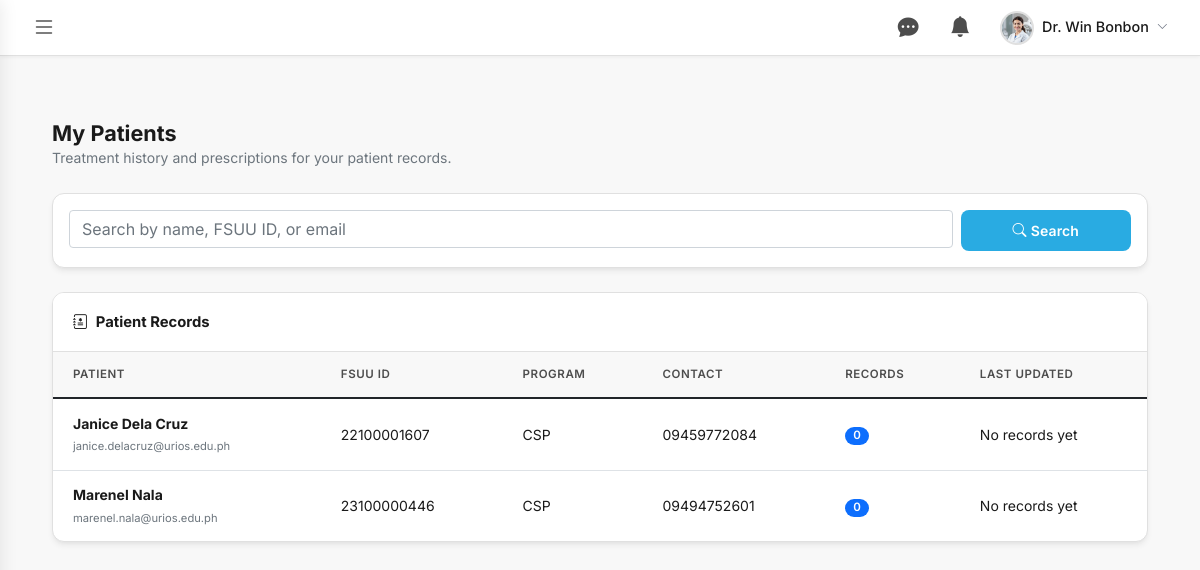
/dentist/my-patients.php (signed in), run on the app's committed database.
### tables this page shows
CREATE TABLE `users` (
  `user_id` int(11) NOT NULL,
  `fsuu_id` varchar(50) DEFAULT NULL,
  `first_name` varchar(100) NOT NULL,
  `last_name` varchar(100) NOT NULL,
  `email` varchar(191) NOT NULL,
  `password` varchar(255) DEFAULT NULL,
  `contact_number` varchar(20) DEFAULT NULL,
  `program` varchar(20) DEFAULT NULL,
  `verification_code` varchar(10) DEFAULT NULL,
  `is_verified` tinyint(1) DEFAULT 0,
  `role` enum('student','staff','dentist','admin') NOT NULL DEFAULT 'student',
  `is_active` tinyint(1) NOT NULL DEFAULT 1,
  `profile_picture` varchar(255) DEFAULT NULL,
  `created_at` datetime NOT NULL DEFAULT current_timestamp()
);

### includes/session.php (called while the page is built, shortened)
<?php
class SessionManager {
    public static function getUser() {
        return [
            'user_id'         => $_SESSION['user_id'] ?? null,
            'fsuu_id'         => $_SESSION['fsuu_id'] ?? null,
            'email'           => $_SESSION['email'] ?? null,
            'first_name'      => $_SESSION['first_name'] ?? null,
            'last_name'       => $_SESSION['last_name'] ?? null,
            'contact_number'  => $_SESSION['contact_number'] ?? null,
            'role'            => $_SESSION['role'] ?? null,
            'profile_picture' => $_SESSION['profile_picture'] ?? null,
        ];
    }
}
?>

### dentist/my-patients.php (the view, shortened to what this page needs)
<?php
require_once '../includes/session.php';
$db = getDB();
$user = SessionManager::getUser();
$dentist_id = (int)$user['user_id'];
$db->query("
    CREATE TABLE IF NOT EXISTS dentist_appointment_assignments (
        assignment_id INT(11) NOT NULL AUTO_INCREMENT,
        appointment_id INT(11) NOT NULL,
        dentist_id INT(11) NOT NULL,
        checked_in_at DATETIME DEFAULT NULL,
        completed_at DATETIME DEFAULT NULL,
        created_at DATETIME NOT NULL DEFAULT CURRENT_TIMESTAMP,
        PRIMARY KEY (assignment_id),
        UNIQUE KEY uq_appointment (appointment_id),
        KEY idx_dentist (dentist_id),
        CONSTRAINT fk_daa_appointment FOREIGN KEY (appointment_id) REFERENCES appointments(appointment_id) ON DELETE CASCADE,
        CONSTRAINT fk_daa_dentist FOREIGN KEY (dentist_id) REFERENCES users(user_id) ON DELETE CASCADE
    ) ENGINE=InnoDB DEFAULT CHARSET=utf8mb4
");
$db->query("
    CREATE TABLE IF NOT EXISTS dentist_patient_records (
        record_id INT(11) NOT NULL AUTO_INCREMENT,
        dentist_id INT(11) NOT NULL,
        patient_id INT(11) NOT NULL,
        appointment_id INT(11) DEFAULT NULL,
        treatment_notes TEXT NOT NULL,
        prescription TEXT DEFAULT NULL,
        created_at DATETIME NOT NULL DEFAULT CURRENT_TIMESTAMP,
        updated_at DATETIME NOT NULL DEFAULT CURRENT_TIMESTAMP ON UPDATE CURRENT_TIMESTAMP,
        PRIMARY KEY (record_id),
        KEY idx_dentist_patient (dentist_id, patient_id),
        KEY idx_appointment (appointment_id),
        CONSTRAINT fk_dpr_dentist FOREIGN KEY (dentist_id) REFERENCES users(user_id) ON DELETE CASCADE,
        CONSTRAINT fk_dpr_patient FOREIGN KEY (patient_id) REFERENCES users(user_id) ON DELETE CASCADE,
        CONSTRAINT fk_dpr_appointment FOREIGN KEY (appointment_id) REFERENCES appointments(appointment_id) ON DELETE SET NULL
    ) ENGINE=InnoDB DEFAULT CHARSET=utf8mb4
");
$search = trim($_GET['search'] ?? '');
$patientsSql = "
    SELECT DISTINCT u.user_id, u.fsuu_id, u.first_name, u.last_name, u.email, u.contact_number, u.program, u.profile_picture,
        (SELECT COUNT(*) FROM dentist_patient_records dpr WHERE dpr.dentist_id = ? AND dpr.patient_id = u.user_id) AS record_count,
        (SELECT MAX(dpr2.created_at) FROM dentist_patient_records dpr2 WHERE dpr2.dentist_id = ? AND dpr2.patient_id = u.user_id) AS last_record_at
    FROM dentist_appointment_assignments da
    INNER JOIN appointments a ON a.appointment_id = da.appointment_id
    INNER JOIN users u ON u.user_id = a.user_id
    WHERE u.role IN ('student','staff')
      AND da.dentist_id = ?
      AND LOWER(TRIM(a.status)) NOT IN ('cancelled','canceled','declined','no_show')
";
$params = [$dentist_id, $dentist_id, $dentist_id];
$types = "iii";
$patientsSql .= " ORDER BY COALESCE(last_record_at, '1970-01-01') DESC, u.last_name ASC, u.first_name ASC";
$patientsStmt = $db->prepare($patientsSql);
$patientsStmt->bind_param($types, ...$params);
$patientsStmt->execute();
$patients = $patientsStmt->get_result();
?>
<!DOCTYPE html>
<html lang="en">
<head>
    <link href="https://cdn.jsdelivr.net/npm/bootstrap@5.1.3/dist/css/bootstrap.min.css" rel="stylesheet">
    <link rel="stylesheet" href="https://cdn.jsdelivr.net/npm/bootstrap-icons@1.8.1/font/bootstrap-icons.css">
    <link href="../assets/css/style.css" rel="stylesheet">
    <link href="../assets/css/admin-dashboard.css" rel="stylesheet">
    <link href="../assets/css/dentist-dashboard.css" rel="stylesheet">
</head>
<body>
    <div class="dashboard-wrapper">
        <div class="main-content">
            <?php include '../includes/dentist-topbar.php'; ?>
            <div class="container-fluid my-4">
                <div class="d-flex justify-content-between align-items-center mb-4">
                    <div>
                        <h2 class="mb-0">My Patients</h2>
                        <p class="text-muted mb-0">Treatment history and prescriptions for your patient records.</p>
                    </div>
                </div>
                <div class="card mb-4">
                    <div class="card-body">
                        <form method="GET" class="row g-2">
                            <div class="col-md-10">
                                <input type="text" class="form-control" name="search" placeholder="Search by name, FSUU ID, or email" value="<?php echo htmlspecialchars($search); ?>">
                            </div>
                            <div class="col-md-2 d-grid">
                                <button type="submit" class="btn btn-primary"><i class="bi bi-search me-1"></i>Search</button>
                            </div>
                        </form>
                    </div>
                </div>
                <div class="card">
                    <div class="card-header">
                        <h5 class="mb-0"><i class="bi bi-journal-medical me-2"></i>Patient Records</h5>
                    </div>
                    <div class="card-body p-0">
                        <?php if ($patients->num_rows > 0): ?>
                            <div class="table-responsive">
                                <table class="table table-hover mb-0">
                                    <thead class="table-light">
                                        <tr>
                                            <th style="padding:0.85rem 1.25rem;">Patient</th>
                                            <th style="padding:0.85rem 1.25rem;">FSUU ID</th>
                                            <th style="padding:0.85rem 1.25rem;">Program</th>
                                            <th style="padding:0.85rem 1.25rem;">Contact</th>
                                            <th style="padding:0.85rem 1.25rem;">Records</th>
                                            <th style="padding:0.85rem 1.25rem;">Last Updated</th>
                                        </tr>
                                    </thead>
                                    <tbody>
                                        <?php while ($p = $patients->fetch_assoc()): ?>
                                            <?php $patientName = trim(($p['first_name'] ?? '') . ' ' . ($p['last_name'] ?? '')); ?>
                                            <tr class="patient-profile-row"
                                                data-id="<?php echo (int)$p['user_id']; ?>"
                                                data-name="<?php echo htmlspecialchars($patientName); ?>"
                                                data-email="<?php echo htmlspecialchars($p['email'] ?? ''); ?>"
                                                data-contact="<?php echo htmlspecialchars($p['contact_number'] ?? ''); ?>"
                                                data-fsuu-id="<?php echo htmlspecialchars($p['fsuu_id'] ?? ''); ?>"
                                                data-program="<?php echo htmlspecialchars($p['program'] ?? ''); ?>"
                                                data-picture="<?php echo htmlspecialchars($p['profile_picture'] ?? ''); ?>"
                                                style="cursor:pointer;">
                                                <td style="padding:0.85rem 1.25rem;">
                                                    <strong><?php echo htmlspecialchars($patientName); ?></strong><br>
                                                    <small class="text-muted"><?php echo htmlspecialchars($p['email']); ?></small>
                                                </td>
                                                <td style="padding:0.85rem 1.25rem;"><?php echo htmlspecialchars($p['fsuu_id'] ?: '—'); ?></td>
                                                <td style="padding:0.85rem 1.25rem;"><?php echo htmlspecialchars($p['program'] ?: '—'); ?></td>
                                                <td style="padding:0.85rem 1.25rem;"><?php echo htmlspecialchars($p['contact_number'] ?: '—'); ?></td>
                                                <td style="padding:0.85rem 1.25rem;"><span class="badge bg-primary"><?php echo (int)$p['record_count']; ?></span></td>
                                                <td style="padding:0.85rem 1.25rem;"><?php echo $p['last_record_at'] ? date('M j, Y g:i A', strtotime($p['last_record_at'])) : 'No records yet'; ?></td>
                                            </tr>
                                        <?php endwhile; ?>
                                    </tbody>
                                </table>
                            </div>
                        <?php else: ?>
                            <div class="text-center py-5 text-muted">
                                <i class="bi bi-people fs-1 d-block mb-2"></i>No matching patients found.
                            </div>
                        <?php endif; ?>
                    </div>
                </div>
            </div>
        </div>
    </div>
</body>
</html>

### assets/css/style.css (style rules this page uses)
:root { --primary-color: #29ABE2; --primary-color-hover: #1C9DD6; --secondary-bg: #F8F8F8; --primary-text: #1A1A1A; --accent-color: #E0F4FB; --bg-white: #FFFFFF; --text-light: #4D4D4D; --text-muted: #4D4D4D; --border-color: #E0E0E0; --sidebar-dark: #1A1A1A; --sidebar-text: #4D4D4D; --sidebar-active: #29ABE2; --teal: #29ABE2; --teal-hover: #1C9DD6; --teal-light: #E0F4FB; --card-shadow: 0 4px 6px -1px rgb(0 0 0 / 0.07), 0 2px 4px -2px rgb(0 0 0 / 0.05); --card-shadow-hover: 0 10px 15px -3px rgb(0 0 0 / 0.08), 0 4px 6px -4px rgb(0 0 0 / 0.05); --fs-xs: 0.7rem; --fs-sm: 0.8rem; --fs-base: 0.875rem; --fs-md: 0.95rem; --fs-lg: 1.1rem; --fs-xl: 1.35rem; --fs-2xl: 1.6rem; --fw-normal: 400; --fw-medium: 500; --fw-semi: 600; --fw-bold: 700; }
*, *::before, *::after { box-sizing: border-box; }
body { font-family: 'Inter', system-ui, -apple-system, sans-serif; font-size: var(--fs-base); background-color: #F8F8F8; color: var(--primary-text); line-height: 1.55; -webkit-font-smoothing: antialiased; }
h1, h2, h3, h4, h5, h6 { font-family: 'Inter', system-ui, sans-serif; line-height: 1.25; color: var(--primary-text); margin-top: 0; }
h2 { font-size: var(--fs-xl); font-weight: var(--fw-bold); }
h5 { font-size: 0.925rem; font-weight: var(--fw-bold); }
.btn { font-size: var(--fs-base); font-weight: var(--fw-semi); letter-spacing: 0.01em; }
.badge { font-size: 0.72rem; font-weight: var(--fw-semi); padding: 0.3em 0.7em; border-radius: 9999px; letter-spacing: 0.02em; }
.table thead th { background-color: #F8F8F8; color: var(--text-light); font-weight: var(--fw-semi); font-size: 0.72rem; text-transform: uppercase; letter-spacing: 0.05em; border-bottom: 1px solid var(--border-color); padding: 0.65rem 1rem; white-space: nowrap; }
.table tbody td { font-size: var(--fs-base); color: var(--primary-text); vertical-align: middle; padding: 0.65rem 1rem; }
.table tbody tr:last-child td { border-bottom: none; }
small, .small { font-size: var(--fs-xs); }
.card { border: 1px solid var(--border-color); border-radius: 12px; box-shadow: var(--card-shadow); transition: all 0.3s cubic-bezier(0.4, 0, 0.2, 1); background-color: var(--bg-white); overflow: hidden; }
.card-header { background-color: var(--bg-white); border-bottom: 1px solid var(--border-color); padding: 1.25rem; font-weight: 600; }
.btn-primary { background: #29ABE2; border: none; font-weight: 600; border-radius: 8px; padding: 10px 24px; transition: all 0.2s; color: #FFFFFF; }

### assets/css/admin-dashboard.css (style rules this page uses)
body { background-color: var(--bg-white); margin: 0; overflow-x: hidden; color: var(--primary-text); }
.dashboard-wrapper { display: flex; min-height: 100vh; }
.main-content { flex-grow: 1; margin-left: 0; padding: 2.5rem; width: 100%; background-color: #F8F8F8; }
.table th { background-color: #F8F8F8; color: var(--text-light); font-weight: 600; text-transform: uppercase; font-size: 0.72rem; letter-spacing: 0.05em; padding: 0.65rem 1rem; }
.table td { padding: 0.65rem 1rem; vertical-align: middle; font-size: 0.875rem; }
.main-content { padding-top: calc(2.5rem + 56px) !important; }

### data on the page
users: patientName "Janice Dela Cruz", email "janice.delacruz@urios.edu.ph", fsuu "22100001607", program "CSP", contact_number "09459772084", record_count "0"
users: patientName "Marenel Nala", email "marenel.nala@urios.edu.ph", fsuu "23100000446", program "CSP", contact_number "09494752601", record_count "0"

### other printed values
$dtName "Dr. Win Bonbon"
